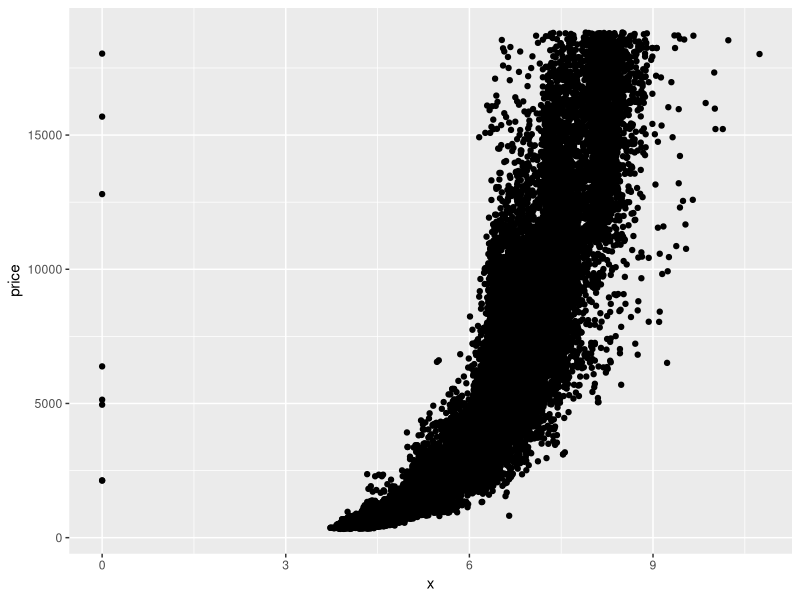
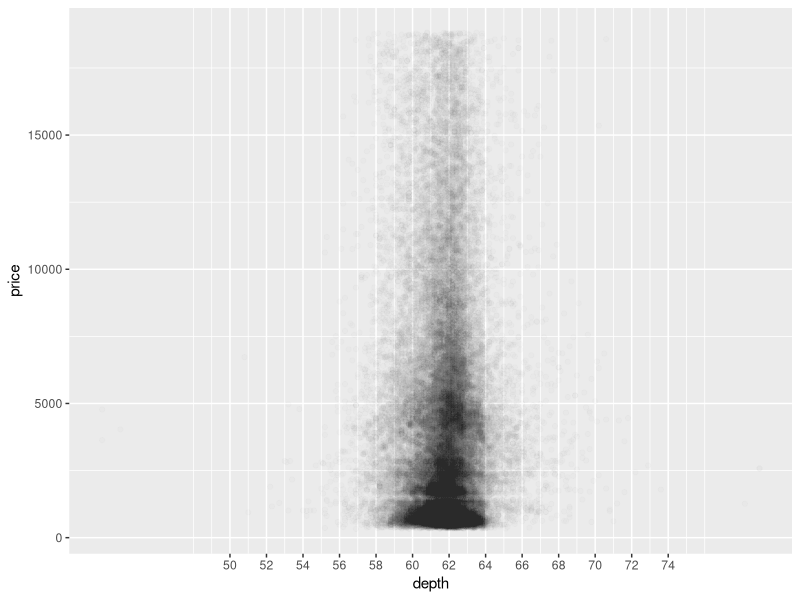
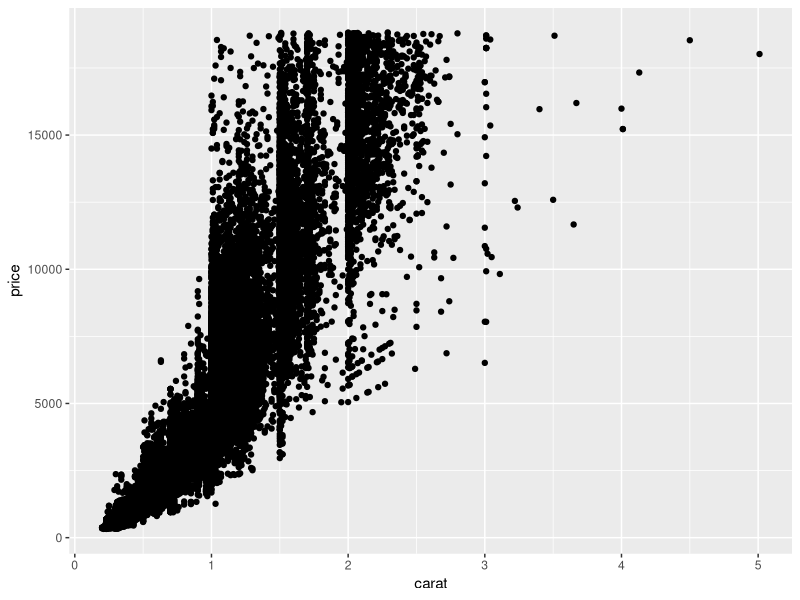
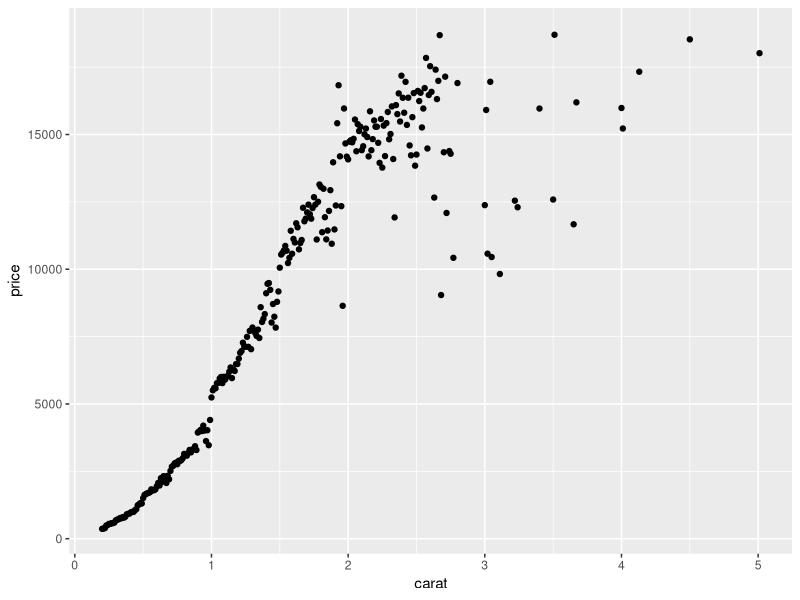
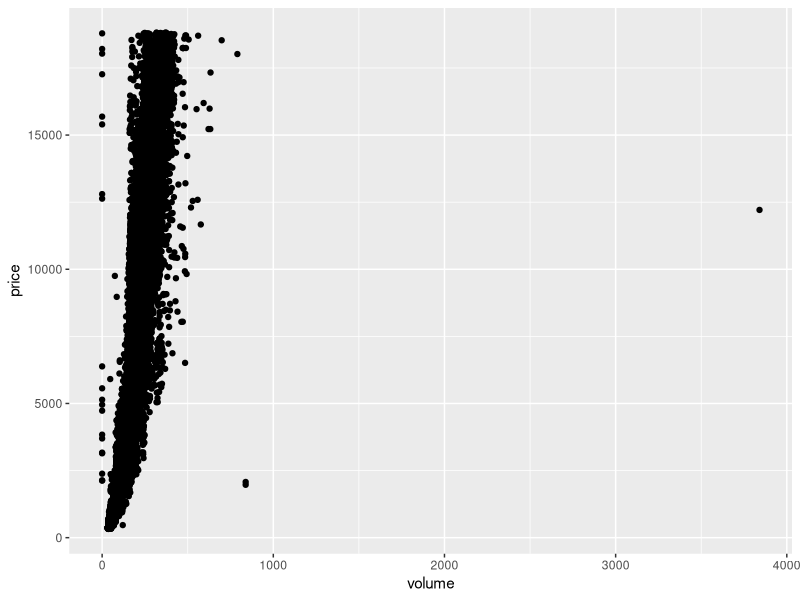
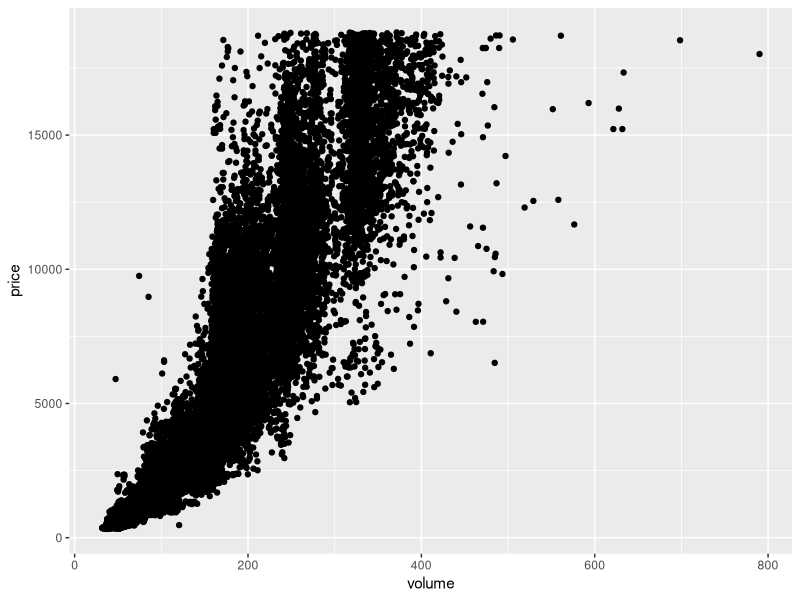
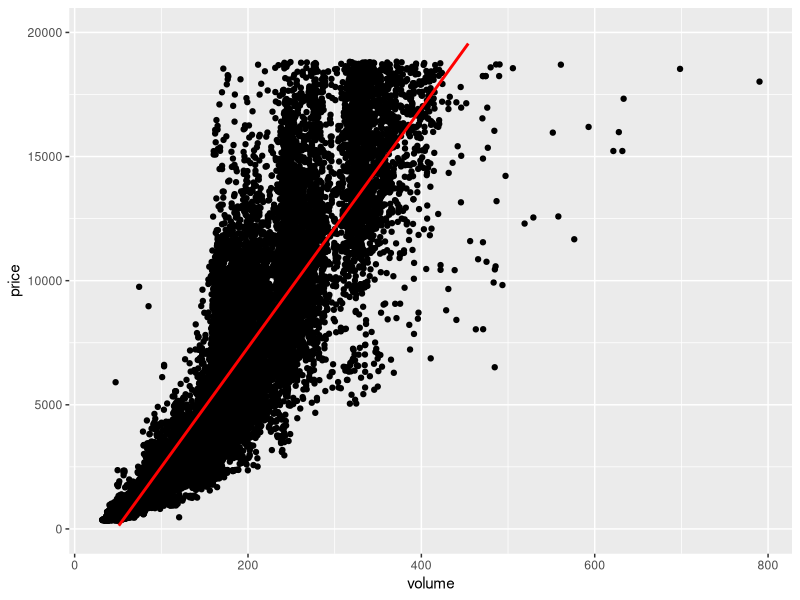

These charts were generated, in order, by the following R code:
## ---- chunk 1
install.packages('ggplot2')
library(ggplot2)

data("diamonds")
df <- diamonds
str(df)
## ---- chunk 2
ggplot(data = df, aes(x = x, y = price) ) + 
  geom_point() 
## ---- chunk 3
x <- df$x
y <- df$y
z <- df$z
price <- df$price

cor.test(x,price,method = c("pearson"))
cor.test(y,price,method = c("pearson"))
cor.test(z,price,method = c("pearson"))
## ---- chunk 4
ggplot(data = df, aes(x = depth, y = price) ) + 
  geom_point(alpha = 1/100) +
  scale_x_continuous(breaks = seq(50,75,2))
## ---- chunk 5
depth <- df$depth
price <- df$price

cor.test(depth,price,method = c("pearson"))
## ---- chunk 6
  
ggplot(data = df, aes(x = carat , y = price) ) + 
  geom_point() 
  
## ---- chunk 7
ggplot(data = df, aes(x = carat , y = price)) + 
  geom_point(stat="summary", fun.y = quantile, fun.args=list(prob=.01)) 
## ---- chunk 8
df$volume <-  df$x * df$y * df$z

ggplot(data = df, aes(x = volume , y = price) ) + 
  geom_point() 
## ---- chunk 9
df.fc_volume <- subset(df, volume!=0 & volume <800)

ggplot(data = df.fc_volume, aes(x = volume , y = price) ) + 
  geom_point()
## ---- chunk 10
volume <- df.fc_volume$volume
price  <- df.fc_volume$price

cor.test(volume,price,method = c("pearson"))
## ---- chunk 11

ggplot(data = df.fc_volume, aes(x = volume , y = price) ) + 
  geom_point() +
  ylim(0,20000) +
  geom_smooth(method='lm',color='red')
## ---- chunk 12
install.packages('dplyr')
library(dplyr)
## ---- chunk 13
diamondsByClarity <- df %>%
  group_by(clarity) %>%
  summarise(mean_price = mean(price),
            median_price = median(price),
            min_price = min(price),
            max_price = max(price),
            n = n()) %>%
  arrange(clarity)
  
head(diamondsByClarity)
